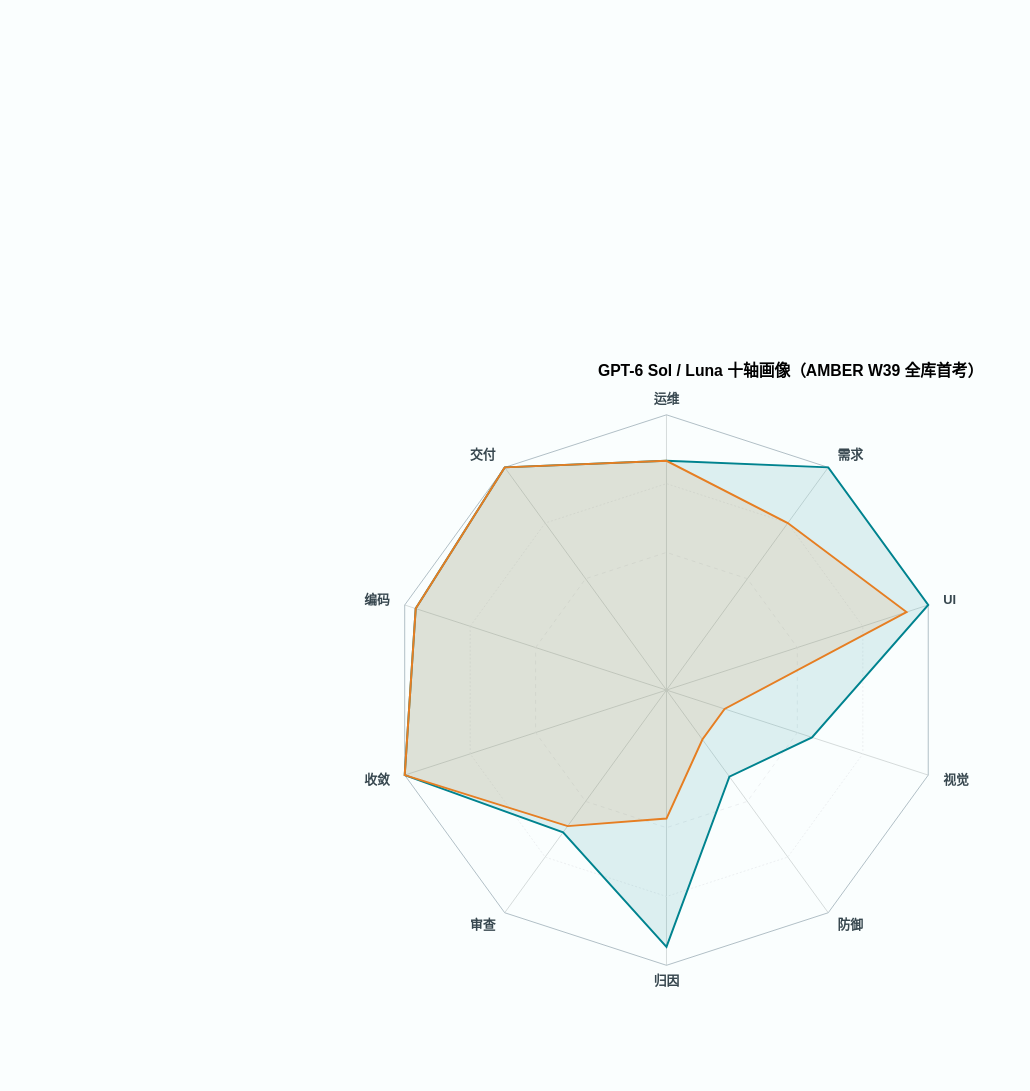

Express this chart as Vega-Lite.
### Vega specification from a JSON file in a GitHub repository (floating-point values rounded to 4 significant figures)
{"$schema": "https://vega.github.io/schema/vega/v5.json", "width": 560, "height": 560, "padding": 90, "background": "#FAFEFE", "title": {"text": "GPT-6 Sol / Luna 十轴画像（AMBER W39 全库首考）", "fontSize": 16, "offset": 14, "anchor": "middle"}, "signals": [{"name": "radius", "update": "width / 2"}], "data": [{"name": "table", "values": [{"key": "编码", "category": "gpt-6-sol-900k (17/24)", "value": 0.958}, {"key": "交付", "category": "gpt-6-sol-900k (17/24)", "value": 1.0}, {"key": "运维", "category": "gpt-6-sol-900k (17/24)", "value": 0.833}, {"key": "需求", "category": "gpt-6-sol-900k (17/24)", "value": 1.0}, {"key": "UI", "category": "gpt-6-sol-900k (17/24)", "value": 1.0}, {"key": "视觉", "category": "gpt-6-sol-900k (17/24)", "value": 0.556}, {"key": "防御", "category": "gpt-6-sol-900k (17/24)", "value": 0.389}, {"key": "归因", "category": "gpt-6-sol-900k (17/24)", "value": 0.933}, {"key": "审查", "category": "gpt-6-sol-900k (17/24)", "value": 0.639}, {"key": "收敛", "category": "gpt-6-sol-900k (17/24)", "value": 1.0}, {"key": "编码", "category": "gpt-6-luna-900k (15/24)", "value": 0.958}, {"key": "交付", "category": "gpt-6-luna-900k (15/24)", "value": 1.0}, {"key": "运维", "category": "gpt-6-luna-900k (15/24)", "value": 0.833}, {"key": "需求", "category": "gpt-6-luna-900k (15/24)", "value": 0.75}, {"key": "UI", "category": "gpt-6-luna-900k (15/24)", "value": 0.917}, {"key": "视觉", "category": "gpt-6-luna-900k (15/24)", "value": 0.222}, {"key": "防御", "category": "gpt-6-luna-900k (15/24)", "value": 0.222}, {"key": "归因", "category": "gpt-6-luna-900k (15/24)", "value": 0.467}, {"key": "审查", "category": "gpt-6-luna-900k (15/24)", "value": 0.611}, {"key": "收敛", "category": "gpt-6-luna-900k (15/24)", "value": 1.0}]}, {"name": "keys", "values": ["编码", "交付", "运维", "需求", "UI", "视觉", "防御", "归因", "审查", "收敛"]}, {"name": "category_labels", "values": [{"category": "gpt-6-sol-900k", "label": "gpt-6-sol-900k (17/24)"}, {"category": "gpt-6-luna-900k", "label": "gpt-6-luna-900k (15/24)"}]}], "scales": [{"name": "angular", "type": "point", "range": {"signal": "[-PI, PI]"}, "padding": 0.5, "domain": {"data": "table", "field": "key"}}, {"name": "radial", "type": "linear", "range": {"signal": "[0, radius]"}, "zero": true, "nice": false, "domain": [0, 1]}, {"name": "color", "type": "ordinal", "domain": ["gpt-6-sol-900k (17/24)", "gpt-6-luna-900k (15/24)"], "range": ["#00838F", "#E67E22"]}], "legends": [{"fill": "color", "orient": "bottom", "direction": "horizontal", "title": null, "labelFontSize": 13, "labelLimit": 0, "offset": 24}], "encode": {"enter": {"x": {"signal": "radius"}, "y": {"signal": "radius"}}}, "marks": [{"type": "group", "name": "categories", "zindex": 1, "from": {"facet": {"data": "table", "name": "facet", "groupby": "category"}}, "marks": [{"type": "line", "name": "category-line", "from": {"data": "facet"}, "encode": {"enter": {"interpolate": {"value": "linear-closed"}, "x": {"signal": "scale('radial', datum.value) * cos(scale('angular', datum.key))"}, "y": {"signal": "scale('radial', datum.value) * sin(scale('angular', datum.key))"}, "stroke": {"scale": "color", "field": "category"}, "strokeWidth": {"value": 2}, "fill": {"scale": "color", "field": "category"}, "fillOpacity": {"value": 0.12}}}}]}, {"type": "rule", "name": "radial-grid", "from": {"data": "keys"}, "zindex": 0, "encode": {"enter": {"x": {"value": 0}, "y": {"value": 0}, "x2": {"signal": "radius * cos(scale('angular', datum.data))"}, "y2": {"signal": "radius * sin(scale('angular', datum.data))"}, "stroke": {"value": "#D5DBDB"}, "strokeWidth": {"value": 1}}}}, {"type": "text", "name": "key-label", "from": {"data": "keys"}, "zindex": 1, "encode": {"enter": {"x": {"signal": "(radius + 16) * cos(scale('angular', datum.data))"}, "y": {"signal": "(radius + 16) * sin(scale('angular', datum.data))"}, "text": {"signal": "datum.data"}, "align": {"signal": "abs(scale('angular', datum.data)) > PI/2 - 0.3 && abs(scale('angular', datum.data)) < PI/2 + 0.3 ? 'center' : (cos(scale('angular', datum.data)) > 0 ? 'left' : 'right')"}, "baseline": {"value": "middle"}, "fontSize": {"value": 13}, "fontWeight": {"value": "bold"}, "fill": {"value": "#37474F"}}}}, {"type": "line", "name": "outer-line", "from": {"data": "keys"}, "encode": {"enter": {"interpolate": {"value": "linear-closed"}, "x": {"signal": "scale('radial', 1) * cos(scale('angular', datum.data))"}, "y": {"signal": "scale('radial', 1) * sin(scale('angular', datum.data))"}, "stroke": {"value": "#B0BEC5"}, "strokeWidth": {"value": 1}}}}, {"type": "line", "name": "inner-line", "from": {"data": "keys"}, "encode": {"enter": {"interpolate": {"value": "linear-closed"}, "x": {"signal": "scale('radial', 0.5) * cos(scale('angular', datum.data))"}, "y": {"signal": "scale('radial', 0.5) * sin(scale('angular', datum.data))"}, "stroke": {"value": "#ECEFF1"}, "strokeWidth": {"value": 1}, "strokeDash": {"value": [4, 4]}}}}, {"type": "line", "name": "mid-line", "from": {"data": "keys"}, "encode": {"enter": {"interpolate": {"value": "linear-closed"}, "x": {"signal": "scale('radial', 0.75) * cos(scale('angular', datum.data))"}, "y": {"signal": "scale('radial', 0.75) * sin(scale('angular', datum.data))"}, "stroke": {"value": "#ECEFF1"}, "strokeWidth": {"value": 1}, "strokeDash": {"value": [2, 2]}}}}], "config": {"font": "Noto Sans CJK SC"}}
